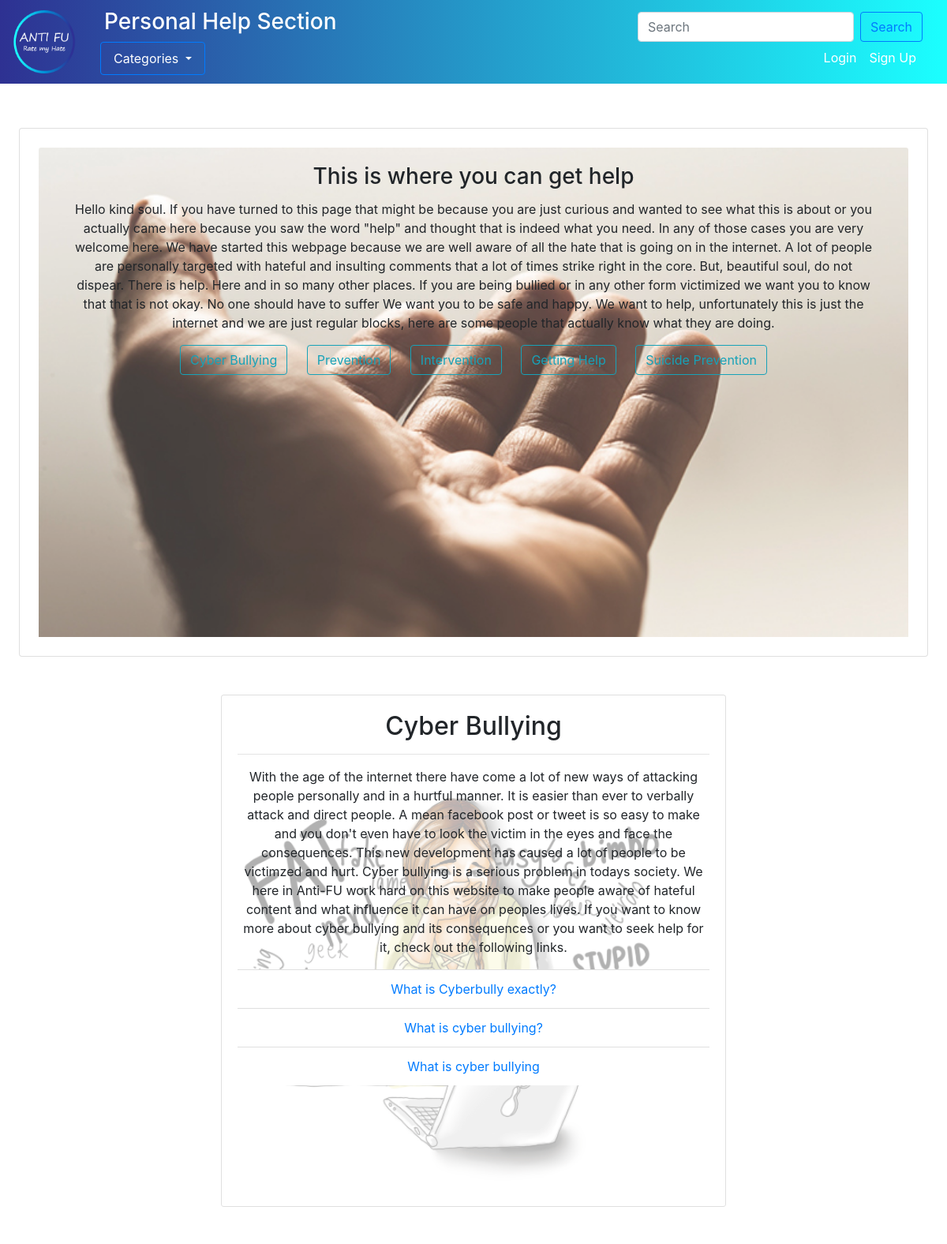
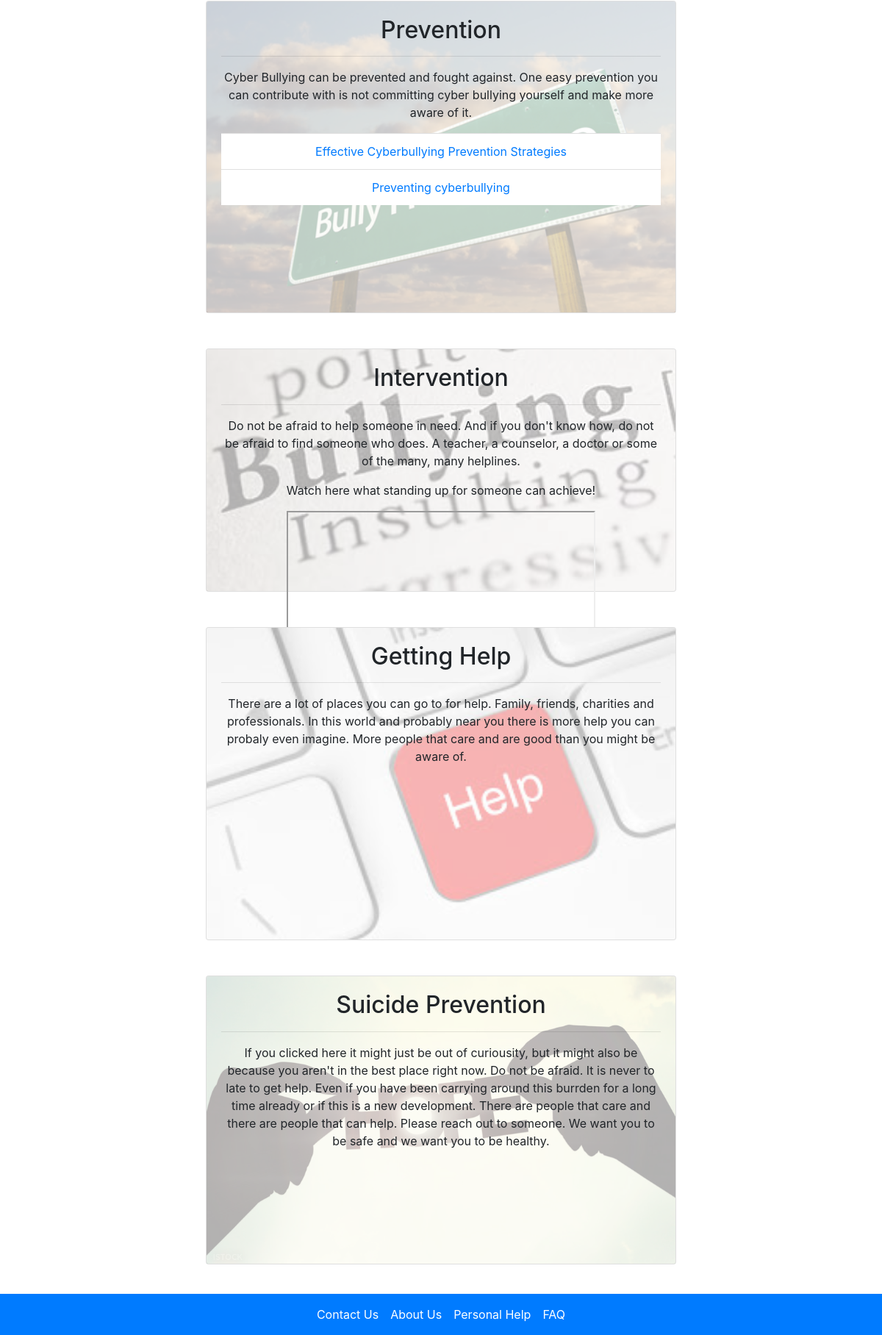
Page /antifu/personalHelp/ on the committed database (2 pictures, top to bottom).
### antifu/models.py (models this page shows)
class PersonalHelp(models.Model):
    cbTitle = models.TextField(blank=True)
    cbHref = models.TextField(blank=True)
    preventionTitle = models.TextField(blank=True)
    preventionHref = models.TextField(blank=True)
    interventionTitle = models.TextField(blank=True)
    interventionHref = models.TextField(blank=True)
    helpTitle = models.TextField(blank=True)
    helpHref = models.TextField(blank=True)
    suiPrevTitle = models.TextField(blank=True)
    suiPrevHref = models.TextField(blank=True)

### antifu/views.py (the view)
def personalHelp(request):
    category_list = Category.objects.all()
    help_obj = PersonalHelp.objects.all()
    cb_list = []
    prev_list = []
    interv_list = []
    help_list = []
    suiPrev_list = []
    for e in help_obj:
        if e.cbTitle is not '':
            cb_list.append({e.cbTitle:e.cbHref})
        if e.preventionTitle is not '':
            prev_list.append({e.preventionTitle:e.preventionHref})
        if e.interventionTitle is not '':
            interv_list.append({e.interventionTitle,e.interventionHref})
        if e.helpTitle is not '':
            help_list.append({e.helpTitle,e.helpHref})
        if e.suiPrevTitle is not '':
            suiPrev_list.append({e.suiPrevTitle,e.suiPrevHref})
    context_dict = {"help":help_list,
                    "cb":cb_list,
                    "prev":prev_list,
                    "interv":interv_list,
                    "sui":suiPrev_list,
                    'categories': category_list}
    return render(request, 'antifu/personalHelp.html',context_dict)

### templates/antifu/personalHelp.html (shortened to what this page needs)
{% extends 'antifu/base.html' %}
{% load staticfiles %}
{% block header_block %}
    Personal Help Section
{% endblock %}
{% block body_block %}
    <div class="card p-4">
        <img class="card-img-top" src="{% static "images/pH1.jpg" %}" alt="Helping hand." style="opacity: 0.8"/>
        <div class="card-img-overlay">
            <h3 class="card-title mt-4">This is where you can get help</h3>
            <p class="card-text ml-5 mr-5">
                Hello kind soul.
                If you have turned to this page that might be because you are just curious and wanted to see what this is about or you actually came here because you saw the word "help" and thought that is indeed what you need. In any of those cases you are very welcome here.
                We have started this webpage because we are well aware of all the hate that is going on in the internet. A lot of people are personally targeted with hateful and insulting comments that a lot of times strike right in the core. But, beautiful soul, do not dispear. There is help. Here and in so many other places.
                If you are being bullied or in any other form victimized we want you to know that that is not okay. No one should have to suffer
                We want you to be safe and happy.
                We want to help, unfortunately this is just the internet and we are just regular blocks, here are some people that actually know what they are doing.
            </p>
            <a class="card-link text-left btn btn-outline-info" href="#cyber_bullying">Cyber Bullying</a>
            <a class="card-link text-left btn btn-outline-info" href="#prevention">Prevention</a>
            <a class="card-link text-left btn btn-outline-info" href="#intervention">Intervention</a>
            <a class="card-link text-left btn btn-outline-info" href="#getting_help">Getting Help</a>
            <a class="card-link text-left btn btn-outline-info" href="#suicide_prevention">Suicide Prevention</a>
        </div>
    </div>
    <div class="card m-5 mx-auto" style="width: 40rem;">
        <img class="card-img-top" src="{% static "images/pH2.jpg" %}" alt="Helping hand." style="opacity: 0.3"/>
        <div class="card-img-overlay">
            <h2 id="cyber_bullying" class="card-title">Cyber Bullying</h2>
            <hr class="vertical"/>
            <p class="card-text">With the age of the internet there have come a lot of new ways of attacking people personally and in a hurtful manner. It is easier than ever to verbally attack and direct people. A mean facebook post or tweet is so easy to make and you don't even have to look the victim in the eyes and face the consequences. This new development has caused a lot of people to be victimzed and hurt. Cyber bullying is a serious problem in todays society. We here in Anti-FU work hard on this website to make people aware of hateful content and what influence it can have on peoples lives. If you want to know more about cyber bullying and its consequences or you want to seek help for it, check out the following links.</p>
            <ul class="list-group list-group-flush">
                {% for h in cb %}
                    {% for key,value in h.items %}
                        <li class="list-group-item"><a href="{{ value }}">{{ key }}</a></li>
                    {% endfor %}
                {% endfor %}
            </ul>
        </div>
    </div>
    <div class="card m-5 mx-auto" style="width: 40rem;">
        <div class="card-img-overlay">
            <h2 id="prevention" class="card-title">Prevention</h2>
            <hr class="vertical"/>
            <p class="card-text">Cyber Bullying can be prevented and fought against. One easy prevention you can contribute with is not committing cyber bullying yourself and make more aware of it.</p>
            <ul class="list-group list-group-flush">
                {% for h in prev %}
                    {% for key,value in h.items %}
                        <li class="list-group-item"><a href="{{ value }}">{{ key }}</a></li>
                    {% endfor %}
                {% endfor %}
            </ul>
        </div>
    </div>
    <div class="card m-5 mx-auto" style="width: 40rem;">
        <img class="card-img-top" src="{% static "images/pH4.jpg" %}" alt="Helping hand." style="opacity: 0.3"/>
        <div class="card-img-overlay">
            <h2 id="intervention" class="card-title">Intervention</h2>
            <hr class="vertical"/>
            <p class="card-text">Do not be afraid to help someone in need. And if you don't know how, do not be afraid to find someone who does. A teacher, a counselor, a doctor or some of the many, many helplines.</p>
            <p class="card-text">Watch here what standing up for someone can achieve!</p>
        </div>
    </div>
    <div class="card m-5 mx-auto" style="width: 40rem;">
        <img class="card-img-top" src="{% static "images/pH5.jpg" %}" alt="Helping hand." style="opacity: 0.3"/>
        <div class="card-img-overlay">
            <h2 id="getting_help" class="card-title">Getting Help</h2>
            <hr class="vertical"/>
            <p class="card-text">There are a lot of places you can go to for help. Family, friends, charities and professionals. In this world and probably near you there is more help you can probaly even imagine. More people that care and are good than you might be aware of.</p>
        </div>
    </div>
    <div class="card m-5 mx-auto" style="width: 40rem;">
        <img class="card-img-top" src="{% static "images/pH6.jpg" %}" alt="Helping hand." style="opacity: 0.3"/>
        <div class="card-img-overlay">
            <h2 id="suicide_prevention" class="card-title">Suicide Prevention</h2>
            <hr class="vertical"/>
            <p class="card-text">If you clicked here it might just be out of curiousity, but it might also be because you aren't in the best place right now. Do not be afraid. It is never to late to get help. Even if you have been carrying around this burrden for a long time already or if this is a new development. There are people that care and there are people that can help. Please reach out to someone. We want you to be safe and we want you to be healthy.</p>
        </div>
    </div>
{% endblock %}

### templates/antifu/base.html (shortened to what this page needs)
<!DOCTYPE html>
{% load staticfiles %}
<html lang="en">
<head >
    <link rel="stylesheet" type="text/css" href="{%static "css/base.css"%}">
    <link rel="stylesheet" href="//maxcdn.bootstrapcdn.com/bootstrap/4.0.0/css/bootstrap.min.css">
    <link rel="stylesheet" href="//maxcdn.bootstrapcdn.com/bootstrap/4.0.0/css/bootstrap-theme.min.css">
</head>
<body class="bodyClass">
<nav class="navbar navbar-expand-md fixed-top navbar-light bg-light" id="baseHeader">
    <a class="navbar-brand" href="{% url 'home' %}">
        <img src="{%static "images/logo.png"%}"alt ="Logo" class="d-inline-block align-top" height="80" width="80" alt="">
    </a>
    <div class="collapse navbar-collapse" id="navbarHeaderContent">
        <div class="container-fluid">
            <div class="row">
                <div class="col-6">
                    <h3 class="d-block d-md-none d-lg-block" style="margin-left: 5px">
                        {% block header_block %}{% endblock %}
                    </h3>
                </div>
                <div class="col-6 align-self-end">
                    <form class="form-inline float-right">
                        <input class="form-control mr-sm-2" type="search" placeholder="Search" aria-label="Search">
                        <button class="btn btn-outline-primary my-2 my-sm-0" type="submit">Search</button>
                    </form>
                </div>
            </div>
            <div class="rows" >
                <div class="col-4-sm float-right">
                    <ul class="navbar-nav mr-auto">
                        {% if user.is_authenticated %}
                            <li class="nav-item active override-hover">
                                <a class="nav-link  text-white override-hover" href="{% url 'auth_logout' %}"> Logout </a>
                            </li>
                            <li class="nav-item active override-hover">
                                <a class="nav-link  text-white override-hover" href="{% url 'profile' user.username %}">
                                    Welcome, {{ user.username }}
                                </a>
                            </li>
                        {% else %}
                            <li class="nav-item active override-hover">
                                <a class="nav-link  text-white override-hover" href="{% url 'auth_login' %}"> Login </a>
                            </li>
                            <li class="nav-item active override-hover">
                                <a class="nav-link text-white override-hover" href="{% url 'registration_register' %}"> Sign Up </a>
                            </li>
                        {% endif %}
                    </ul>
                </div>
                <div class="nav-item dropdown float-left">
                    <div class = "dropdown">
                        <a class="nav-link text-white btn btn-outline-primary dropdown-toggle" href="#" id="CategoryDropdown" data-toggle="dropdown" aria-haspopup="true" aria-expanded="false">
                            Categories
                        </a>
                    </div>
                </div>
            </div>
        </div>
    </div>
</nav>
<div class="container-all">
    {% block body_block %}
    {% endblock %}
</div>
<nav class="navbar fixed-bottom navbar-expand-sm navbar-dark bg-primary" id="baseBottom">
    <div class="collapse navbar-collapse h-100 justify-content-center align-items-center" id="navbarNavAltMarkup">
        <div class="navbar-nav">
            <a class="nav-item text-white nav-link override-hover" href="{% url 'contactUs' %}"> Contact Us <span class="sr-only">(current)</span></a>
            <a class="nav-item text-white nav-link override-hover" href="{% url 'aboutUs' %}"> About Us </a>
            <a class="nav-item text-white nav-link override-hover" href="{% url 'personalHelp' %}"> Personal Help </a>
            <a class="nav-item text-white nav-link override-hover" href="{% url 'FAQ' %}"> FAQ </a>
        </div>
    </div>
</nav>
</body>
</html>

### static/css/base.css (style rules this page uses)
#baseHeader { background: #0b7ac8; background: linear-gradient(-90deg, #1bffff, #2e3192); color: white; }
.fixed-bottom { background: #0b7ac8; border: none!important; }
.bodyClass { min-height: 75rem; padding-top: 4.0rem; margin-top: 50px; }
.container-all { padding: 3rem 1.5rem; text-align: center; }
.text-white { color:white!important; }

### rows in the picture
PersonalHelp: h "What is Cyberbully exactly?"
PersonalHelp: h "What is cyber bullying?"
PersonalHelp: h "What is cyber bullying"
PersonalHelp: h "Effective Cyberbullying Prevention Strategies"
PersonalHelp: h "Preventing cyberbullying"
